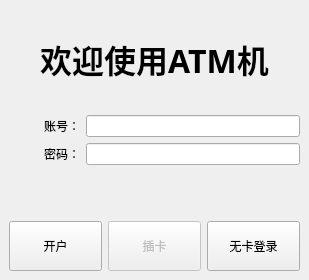
<?xml version="1.0" encoding="UTF-8"?>
<ui version="4.0">
 <class>MainWindow</class>
 <widget class="QMainWindow" name="MainWindow">
  <property name="geometry">
   <rect>
    <x>0</x>
    <y>0</y>
    <width>309</width>
    <height>280</height>
   </rect>
  </property>
  <property name="windowTitle">
   <string>TDM ATM</string>
  </property>
  <widget class="QWidget" name="centralwidget">
   <property name="sizePolicy">
    <sizepolicy hsizetype="Preferred" vsizetype="Minimum">
     <horstretch>0</horstretch>
     <verstretch>0</verstretch>
    </sizepolicy>
   </property>
   <layout class="QVBoxLayout" name="verticalLayout_2">
    <item>
     <widget class="QLabel" name="label">
      <property name="sizePolicy">
       <sizepolicy hsizetype="Preferred" vsizetype="Maximum">
        <horstretch>0</horstretch>
        <verstretch>0</verstretch>
       </sizepolicy>
      </property>
      <property name="maximumSize">
       <size>
        <width>16777215</width>
        <height>100</height>
       </size>
      </property>
      <property name="font">
       <font>
        <family>Kaiti SC</family>
        <pointsize>24</pointsize>
        <bold>true</bold>
       </font>
      </property>
      <property name="text">
       <string>欢迎使用ATM机</string>
      </property>
      <property name="textFormat">
       <enum>Qt::TextFormat::PlainText</enum>
      </property>
      <property name="scaledContents">
       <bool>false</bool>
      </property>
      <property name="alignment">
       <set>Qt::AlignmentFlag::AlignCenter</set>
      </property>
      <property name="wordWrap">
       <bool>true</bool>
      </property>
      <property name="margin">
       <number>0</number>
      </property>
     </widget>
    </item>
    <item>
     <layout class="QVBoxLayout" name="verticalLayout">
      <item>
       <layout class="QHBoxLayout" name="horizontalLayout_6">
        <item>
         <widget class="QLabel" name="label_2">
          <property name="sizePolicy">
           <sizepolicy hsizetype="Preferred" vsizetype="Preferred">
            <horstretch>1</horstretch>
            <verstretch>0</verstretch>
           </sizepolicy>
          </property>
          <property name="text">
           <string>账号：</string>
          </property>
          <property name="alignment">
           <set>Qt::AlignmentFlag::AlignRight|Qt::AlignmentFlag::AlignTrailing|Qt::AlignmentFlag::AlignVCenter</set>
          </property>
         </widget>
        </item>
        <item>
         <widget class="QLineEdit" name="account">
          <property name="sizePolicy">
           <sizepolicy hsizetype="Expanding" vsizetype="Fixed">
            <horstretch>3</horstretch>
            <verstretch>0</verstretch>
           </sizepolicy>
          </property>
          <property name="inputMask">
           <string/>
          </property>
          <property name="text">
           <string/>
          </property>
          <property name="maxLength">
           <number>19</number>
          </property>
         </widget>
        </item>
       </layout>
      </item>
      <item>
       <layout class="QHBoxLayout" name="horizontalLayout_5">
        <item>
         <widget class="QLabel" name="label_3">
          <property name="sizePolicy">
           <sizepolicy hsizetype="Preferred" vsizetype="Preferred">
            <horstretch>1</horstretch>
            <verstretch>0</verstretch>
           </sizepolicy>
          </property>
          <property name="text">
           <string>密码：</string>
          </property>
          <property name="alignment">
           <set>Qt::AlignmentFlag::AlignRight|Qt::AlignmentFlag::AlignTrailing|Qt::AlignmentFlag::AlignVCenter</set>
          </property>
         </widget>
        </item>
        <item>
         <widget class="QLineEdit" name="password">
          <property name="sizePolicy">
           <sizepolicy hsizetype="Expanding" vsizetype="Fixed">
            <horstretch>3</horstretch>
            <verstretch>0</verstretch>
           </sizepolicy>
          </property>
          <property name="inputMethodHints">
           <set>Qt::InputMethodHint::ImhDigitsOnly|Qt::InputMethodHint::ImhHiddenText|Qt::InputMethodHint::ImhNoAutoUppercase|Qt::InputMethodHint::ImhNoPredictiveText|Qt::InputMethodHint::ImhSensitiveData</set>
          </property>
          <property name="maxLength">
           <number>6</number>
          </property>
          <property name="echoMode">
           <enum>QLineEdit::EchoMode::Password</enum>
          </property>
         </widget>
        </item>
       </layout>
      </item>
      <item>
       <widget class="QLabel" name="notice">
        <property name="text">
         <string/>
        </property>
        <property name="alignment">
         <set>Qt::AlignmentFlag::AlignRight|Qt::AlignmentFlag::AlignTrailing|Qt::AlignmentFlag::AlignVCenter</set>
        </property>
       </widget>
      </item>
     </layout>
    </item>
    <item>
     <layout class="QHBoxLayout" name="horizontalLayout">
      <property name="topMargin">
       <number>0</number>
      </property>
      <item>
       <widget class="QPushButton" name="openAccount">
        <property name="minimumSize">
         <size>
          <width>0</width>
          <height>50</height>
         </size>
        </property>
        <property name="text">
         <string>开户</string>
        </property>
       </widget>
      </item>
      <item>
       <widget class="QPushButton" name="cardInsert">
        <property name="enabled">
         <bool>false</bool>
        </property>
        <property name="sizePolicy">
         <sizepolicy hsizetype="Preferred" vsizetype="Fixed">
          <horstretch>0</horstretch>
          <verstretch>0</verstretch>
         </sizepolicy>
        </property>
        <property name="minimumSize">
         <size>
          <width>0</width>
          <height>50</height>
         </size>
        </property>
        <property name="text">
         <string>插卡</string>
        </property>
       </widget>
      </item>
      <item>
       <widget class="QPushButton" name="normalLogin">
        <property name="minimumSize">
         <size>
          <width>0</width>
          <height>50</height>
         </size>
        </property>
        <property name="text">
         <string>无卡登录</string>
        </property>
       </widget>
      </item>
     </layout>
    </item>
   </layout>
  </widget>
  <widget class="QMenuBar" name="menubar">
   <property name="geometry">
    <rect>
     <x>0</x>
     <y>0</y>
     <width>309</width>
     <height>33</height>
    </rect>
   </property>
  </widget>
  <action name="NFCSettings">
   <property name="text">
    <string>读卡器配置</string>
   </property>
   <property name="menuRole">
    <enum>QAction::MenuRole::TextHeuristicRole</enum>
   </property>
  </action>
  <action name="databaseSettings">
   <property name="text">
    <string>数据库配置</string>
   </property>
   <property name="menuRole">
    <enum>QAction::MenuRole::TextHeuristicRole</enum>
   </property>
  </action>
 </widget>
 <resources/>
 <connections/>
</ui>
